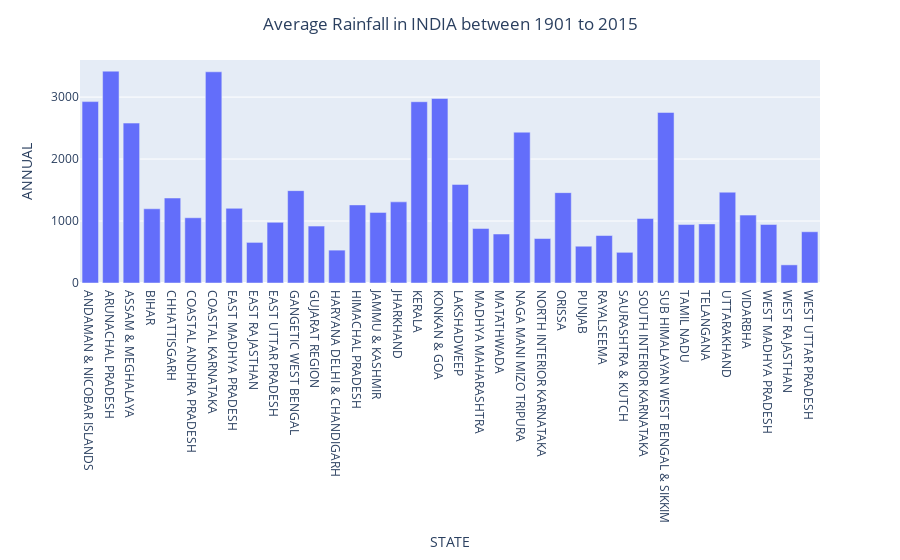

Notebook code for this chart:
### Code cell
fig = px.bar(data_frame = avg_rain, x = 'STATE', y = 'ANNUAL')
fig.update_layout(title = 'Average Rainfall in INDIA between 1901 to 2015', title_x = 0.5)

### Figure 1 — Plotly figure (JSON) as saved in the notebook; plotly's stock layout.template omitted (floating-point values rounded to 4 significant figures)
{"data": [{"alignmentgroup": "True", "hovertemplate": "STATE=%{x}<br>ANNUAL=%{y}<extra></extra>", "legendgroup": "", "marker": {"color": "#636efa"}, "name": "", "offsetgroup": "", "orientation": "v", "showlegend": false, "textposition": "auto", "type": "bar", "x": ["ANDAMAN & NICOBAR ISLANDS", "ARUNACHAL PRADESH", "ASSAM & MEGHALAYA", "BIHAR", "CHHATTISGARH", "COASTAL ANDHRA PRADESH", "COASTAL KARNATAKA", "EAST MADHYA PRADESH", "EAST RAJASTHAN", "EAST UTTAR PRADESH", "GANGETIC WEST BENGAL", "GUJARAT REGION", "HARYANA DELHI & CHANDIGARH", "HIMACHAL PRADESH", "JAMMU & KASHMIR", "JHARKHAND", "KERALA", "KONKAN & GOA", "LAKSHADWEEP", "MADHYA MAHARASHTRA", "MATATHWADA", "NAGA MANI MIZO TRIPURA", "NORTH INTERIOR KARNATAKA", "ORISSA", "PUNJAB", "RAYALSEEMA", "SAURASHTRA & KUTCH", "SOUTH INTERIOR KARNATAKA", "SUB HIMALAYAN WEST BENGAL & SIKKIM", "TAMIL NADU", "TELANGANA", "UTTARAKHAND", "VIDARBHA", "WEST MADHYA PRADESH", "WEST RAJASTHAN", "WEST UTTAR PRADESH"], "xaxis": "x", "y": [2927.0, 3419.0, 2581.0, 1198.0, 1372.0, 1053.0, 3408.0, 1205.0, 655.2, 979.2, 1490.0, 918.2, 530.5, 1260.0, 1140.0, 1309.0, 2925.0, 2978.0, 1591.0, 880.2, 790.7, 2434.0, 717.8, 1458.0, 593.5, 766.2, 495.2, 1040.0, 2752.0, 943.7, 953.4, 1466.0, 1095.0, 944.4, 292.7, 827.1], "yaxis": "y"}], "layout": {"barmode": "relative", "legend": {"tracegroupgap": 0}, "margin": {"t": 60}, "title": {"text": "Average Rainfall in INDIA between 1901 to 2015", "x": 0.5}, "xaxis": {"anchor": "y", "domain": [0, 1], "title": {"text": "STATE"}}, "yaxis": {"anchor": "x", "domain": [0, 1], "title": {"text": "ANNUAL"}}}}
